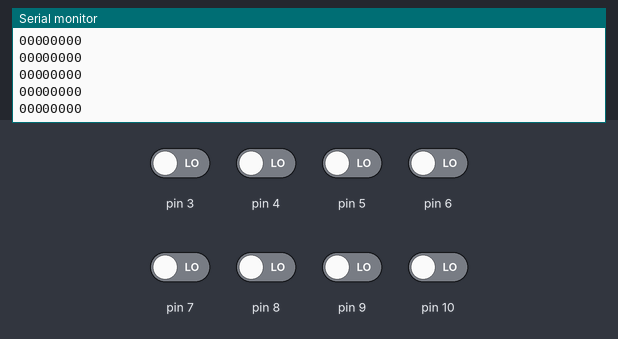
The sketch below on a simulated Arduino Uno, built with avr-gcc and run on an emulated ATmega328P. On the bench: the last lines printed to the serial monitor. The inputs (shaded band) are chosen by the test bench; at power-on: pin 3–10 LOW.

Above: at 1.2 s.
1.3 s: pin 3 driven HIGH
At 2.2 s:
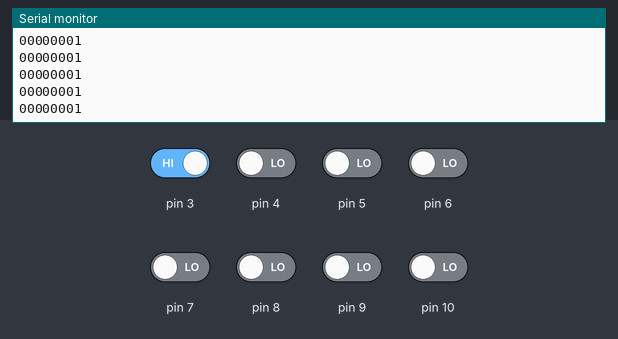
2.8 s: pin 4 driven HIGH
At 3.9 s:
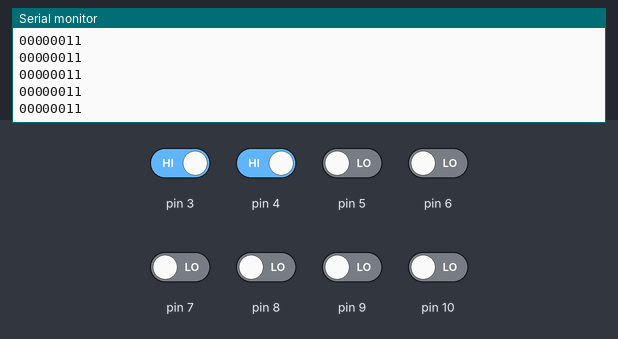
4.3 s: pin 5 driven HIGH
At 5.1 s:
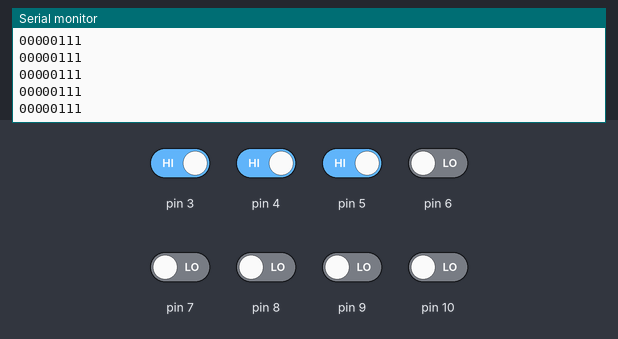
5.8 s: pin 6 driven HIGH
At 6.5 s:
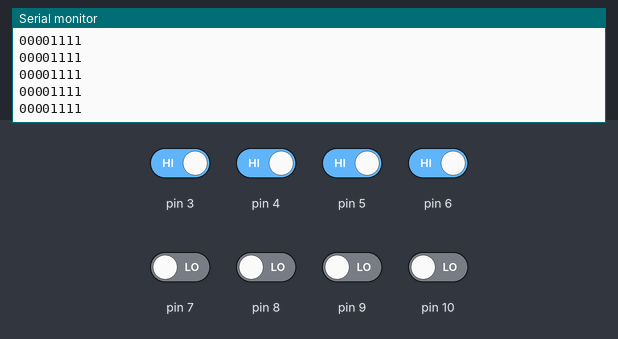
7.3 s: pin 7 driven HIGH
At 8.2 s:
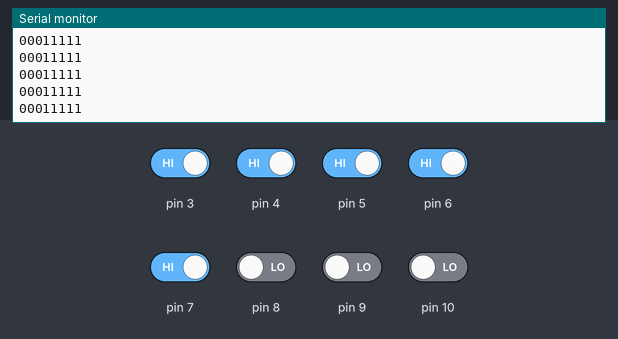
8.8 s: pin 8 driven HIGH
At 9.6 s:
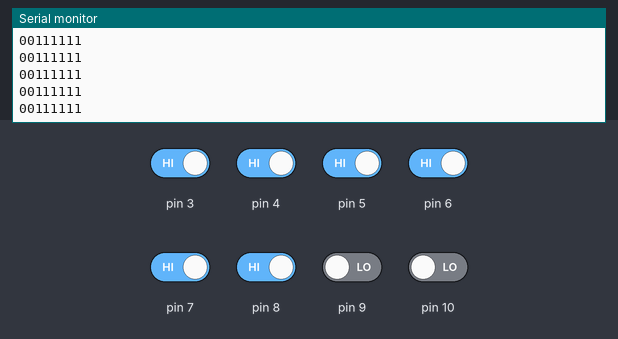
Timing chart, 0 to 11.3 s (numbered marks = the images above; inputs shaded):
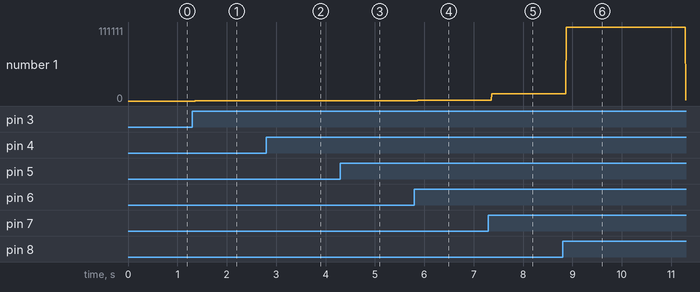

Measured:
- after the input at 1.3 s, the serial monitor: prints a new line after 0.06 s (image 1)
- after the input at 2.8 s, the serial monitor: prints a new line after 0.07 s (image 2)
- after the input at 4.3 s, the serial monitor: prints a new line after 0.07 s (image 3)
- after the input at 5.8 s, the serial monitor: prints a new line after 0.07 s (image 4)
- after the input at 7.3 s, the serial monitor: prints a new line after 0.06 s (image 5)
- after the input at 8.8 s, the serial monitor: prints a new line after 0.07 s (image 6)
- plotted number 1: 0 → 1 after the input at 1.3 s, 1 → 11 after the input at 2.8 s, 11 → 111 after the input at 4.3 s, 111 → 1111 after the input at 5.8 s, 1111 → 11111 after the input at 7.3 s

The sketch:

arduino.ino
```cpp
int val [] = {0,0,0,0,0,0,0,0};
void setup() {
  Serial.begin(9600);
  pinMode(10,INPUT);
  pinMode(9,INPUT);
  pinMode(8,INPUT);
  pinMode(7,INPUT);
  pinMode(6,INPUT);
  pinMode(5,INPUT);
  pinMode(4,INPUT);
  pinMode(3,INPUT);
}

void loop() {
  if(!Serial.available()){
    val[0] = digitalRead(10);
    val[1] = digitalRead(9);
    val[2] = digitalRead(8);
    val[3] = digitalRead(7);
    val[4] = digitalRead(6);
    val[5] = digitalRead(5);
    val[6] = digitalRead(4);
    val[7] = digitalRead(3);
    Serial.print(val[0]);
    Serial.print(val[1]);
    Serial.print(val[2]);
    Serial.print(val[3]);
    Serial.print(val[4]);
    Serial.print(val[5]);
    Serial.print(val[6]);
    Serial.print(val[7]);
    Serial.println();
    delay(5);
  }
}
```
